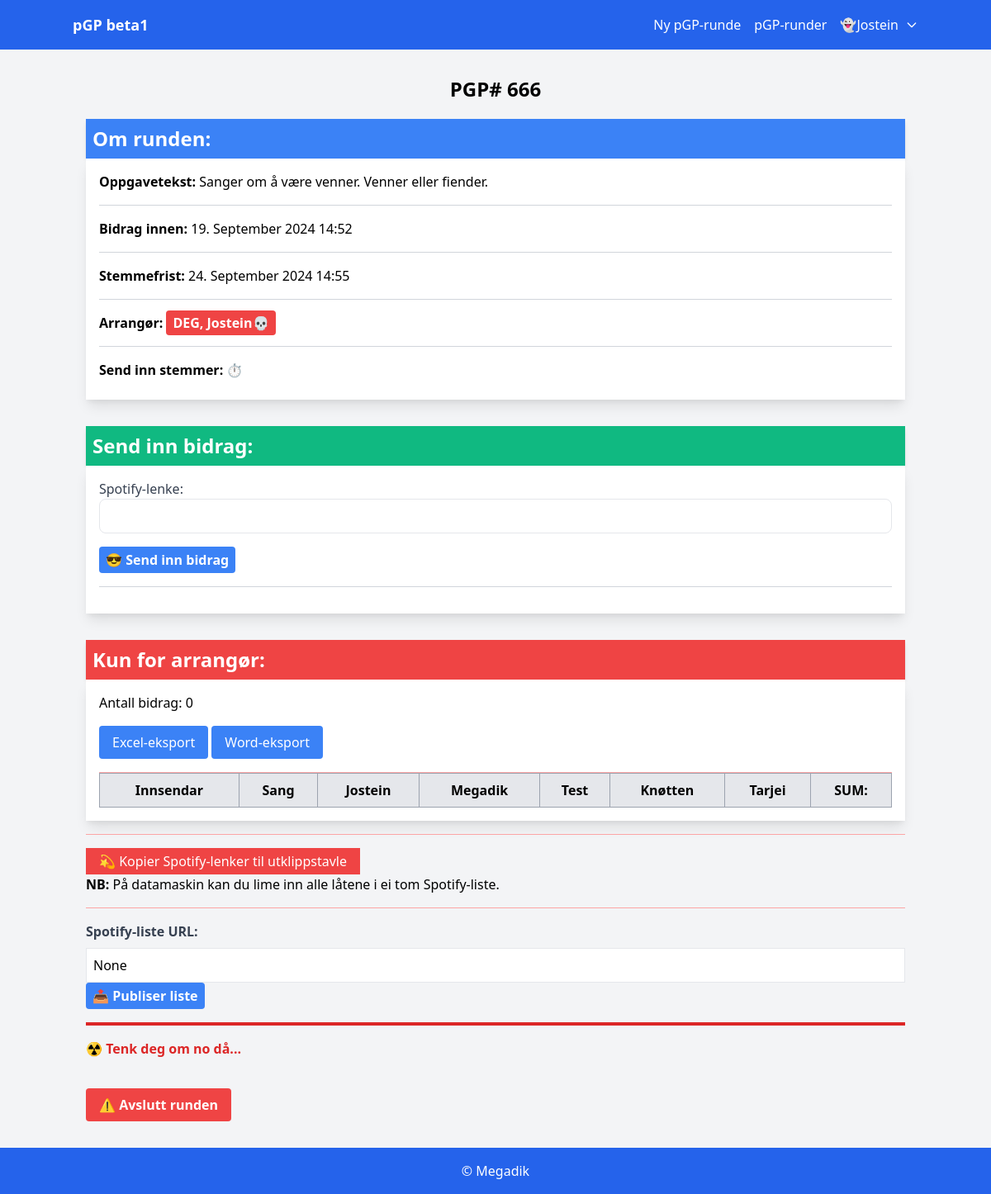
/round/4/ (signed in), run on the app's committed database.
### app/models.py (models this page shows, shortened)
class Round(models.Model):
    name = models.CharField(max_length=100)
    description = models.TextField()
    start_date = models.DateTimeField()
    end_date = models.DateTimeField()
    playlist_released = models.BooleanField(default=False)
    organizer = models.ForeignKey(User, on_delete=models.CASCADE)
    playlist_url = models.URLField(blank=True, null=True)
    release_time = models.DateTimeField(null=True, blank=True)
    round_finished = models.BooleanField(default=False)

class Player(models.Model):
    user = models.OneToOneField(User, on_delete=models.CASCADE)
    nickname = models.CharField(max_length=100)

### app/views.py (the view)
# urls.py: path('round/<int:pk>/', views.round_detail, name='round_detail'),
@login_required
def round_detail(request, pk):
    round_instance = get_object_or_404(Round, pk=pk)
    player = Player.objects.get(user=request.user)
    player_song = Song.objects.filter(round=round_instance, player=player).first()
    has_voted = Vote.objects.filter(player=player, song__round=round_instance).exists()
    now = timezone.now()
    form = SongSubmissionForm(instance=player_song)
    track_id = get_track_id(player_song)
    is_organizer = round_instance.organizer == request.user
    organizer_data = get_organizer_data(round_instance) if is_organizer else {}
    release_time = round_instance.release_time if round_instance.playlist_released else None
    countdown = calculate_countdown(now, release_time) if release_time else None
    all_submitted_songs = Song.objects.filter(round=round_instance).annotate(
        aggregated_score=models.Sum('vote__score')  # Use a different name
    ).order_by('-aggregated_score')  # Sort by the new field name
    if is_organizer and request.method == "POST" and 'finish_round' in request.POST:
        round_instance.round_finished = True
        round_instance.save()
        return redirect('round_detail', pk=round_instance.pk)
    context = {
        'round': round_instance,
        'round_finished': round_instance.round_finished,
        'form': form,
        'player_song': player_song,
        'track_id': track_id,
        'is_organizer': is_organizer,
        'now': now,
        'has_voted': has_voted,
        'release_time': release_time,
        'countdown': countdown,
        'all_submitted_songs': all_submitted_songs,
        'num_submitted_songs': all_submitted_songs.count(),
        'players': Player.objects.all(),  # Get all players for the context
        'votes_dict': {
            song.id: {
                vote.player.id: vote.score for vote in song.vote_set.all()
            }
            for song in all_submitted_songs
        },
        'organizer_data': organizer_data,  # Include organizer data if the user is the organizer
    }
    return render(request, 'app/round_detail.html', context)

### app/forms.py
class SongSubmissionForm(forms.ModelForm):
    class Meta:
        model = Song
        fields = ['spotify_url']
        widgets = {
            'spotify_url': forms.URLInput(attrs={'class': 'form-input', 'placeholder': 'Spotify URL'}),
        }

### app/views.py (called while the page is built)
def get_track_id(player_song):
    if player_song and player_song.spotify_url:
        parsed_url = urlparse(player_song.spotify_url)
        path_parts = parsed_url.path.split('/')
        if len(path_parts) > 2 and path_parts[1] == 'track':
            return path_parts[2]
    return None

def get_organizer_data(round_instance):
    pass

### app/templates/app/round_detail.html (shortened to what this page needs)
{% extends 'base.html' %}
{% load custom_filters %}
{% block content %}
<div class="container mx-auto my-8 px-4">
    <h1 class="text-2xl uppercase mb-5 font-bold text-center">{{ round.name }}</h1>
    <h2 class="text-2xl font-bold bg-blue-500 text-white p-2 shadow-md">Om runden:</h2>
    <div class="p-4 shadow-lg mb-8 bg-white">
        <p class="mb-2"><strong>Oppgavetekst:</strong> {{ round.description }}</p>
        <hr class="my-4 border-gray-300">
        <p class="mb-2"><strong>Bidrag innen:</strong> {{ round.start_date|date:"d. F Y H:i" }}</p>
        <hr class="my-4 border-gray-300">
        <p class="mb-2"><strong>Stemmefrist:</strong> {{ round.end_date|date:"d. F Y H:i" }}</p>
        <hr class="my-4 border-gray-300">
        <p class="mb-2"><strong>Arrangør:</strong>
            {% if user == round.organizer %}
                <span class="bg-red-500 text-white font-bold py-1 px-2 rounded">DEG, {{ round.organizer.username }}💀</span>
            {% else %}
                {{ round.organizer.username }}
            {% endif %}
        </p>
        <hr class="my-4 border-gray-300">
        <p class="mb-2">
            <strong>Send inn stemmer:</strong>
            {% if round.playlist_released %}
                {% if round.end_date > now %}
                    {% if countdown %}
                        ⌛️ Stemmeskjema blir lagt ut om {{ countdown }}
                    {% else %}
                        {% if has_voted %}
                            Du har allerede stemt.
                        {% else %}
                            <a href="{% url 'vote_form' round.pk %}" class="text-blue-500 underline" target="_blank">Skjema</a>
                        {% endif %}
                    {% endif %}
                {% else %}
                    📅 Stemmefristen er passert. Sorry, Tormod (evt andre)
                {% endif %}
            {% else %}
                ⏱
            {% endif %}
        </p>
    </div>
    {% if round.playlist_released %}
    <h2 class="text-2xl font-bold bg-purple-500 text-white p-2 shadow-md">pGP-liste:</h2>
    <div class="p-4 shadow-lg mb-8 bg-white">
        <iframe src="https://open.spotify.com/embed?uri={{ round.playlist_url }}"
                width="100%" height="380" frameborder="0" allowtransparency="true" allow="encrypted-media">
        </iframe>
    </div>
    {% if player_song %}
    <h2 class="text-2xl font-bold  bg-green-500 text-white p-2 shadow-md">Ditt bidrag</h3>
    <div class="p-4 shadow-lg  mb-8 bg-white">
        <p class="text-gray-700 ">
            <strong>{{ player_song.artist }} - {{ player_song.title }}</strong>
        </p>
        <div class="mt-4">
            {% if track_id %}
            <div class="p-4  mb-8 bg-white">
                    <iframe src="https://open.spotify.com/embed/track/{{ track_id }}"
                            width="100%" height="380" frameborder="0" allowtransparency="true" allow="encrypted-media">
                    </iframe>
                </div>
            {% else %}
                <p class="text-gray-500">Ingen sporlenke tilgjengelig.</p>
            {% endif %}
        </div>
    </div>
    {% else %}
        <p>Du har ikke sendt inn noe bidrag ennå.</p>
    {% endif %}
{% else %}
<h2 class="text-2xl font-bold bg-green-500 text-white p-2 shadow-md">
        {% if player_song %}Endre bidrag:{% else %}Send inn bidrag:{% endif %}
    </h2>
    <div class="p-4 mb-8 bg-white shadow-lg">
        <form method="post" action="{% url 'submit_song' pk=round.pk %}" onsubmit="return confirmSubmission();">
            <div class="mb-4">
                <label for="{{ form.spotify_url.id_for_label }}" class="block text-gray-700">Spotify-lenke:</label>
                <input type="text" name="spotify_url" id="{{ form.spotify_url.id_for_label }}"
                       value="{% if player_song %}{{ form.spotify_url.value }}{% else %}""{% endif %}"
                       class="w-full p-2 text-base border rounded-lg" />
            </div>
            <button type="submit" class="bg-blue-500 hover:bg-blue-700 text-white font-bold py-1 px-2 rounded">
                {% if player_song %}🤠 Endre bidrag{% else %}😎 Send inn bidrag{% endif %}
            </button>
        </form>
        <hr class="my-4 border-gray-300">
    </div>
{% endif %}
{% if is_organizer %}
<h2 class="text-2xl font-bold bg-red-500 text-white mt-8 p-2 shadow-md">
    Kun for arrangør:
</h2>
<div class="p-4 text-black bg-white shadow-lg">
    <p class="mb-4">Antall bidrag: {{ num_submitted_songs }}</p>
    <button id="exportButton" class="mb-4 px-4 py-2 bg-blue-500 text-white rounded hover:bg-blue-700">
        Excel-eksport
    </button>
    <button id="exportButton" class="mb-4 px-4 py-2 bg-blue-500 text-white rounded hover:bg-blue-700">
        <a href="{% url 'export_to_word' round_id=round.id %}" class="text-white">Word-eksport</a>
    </button>
    <hr class="border-red-300">
    <div style="overflow-y: auto; overflow-x: auto;">
        <table class="table-auto w-full border-collapse border border-gray-400">
            <thead>
                <tr class="bg-gray-200">
                    <th class="border border-gray-400 p-2">Innsendar</th>
                    <th class="border border-gray-400 p-2">Sang</th>
                    {% for player in players %}
                        <th class="border border-gray-400 p-2">{{ player.nickname }}</th>
                    {% endfor %}
                    <th class="border border-gray-400 p-2">SUM:</th>
                </tr>
            </thead>
        </table>
    </div>
</div>
        <hr class="my-4 border-red-300">
        <button id="copy-urls-button" class="bg-red-500 text-white px-4 py-1 hover:bg-blue-700">
            💫 Kopier Spotify-lenker til utklippstavle
        </button>
        <p>
            <strong>NB:</strong> På datamaskin kan du lime inn alle låtene i ei tom Spotify-liste.
        </p>
        <hr class="my-4 border-red-300">
        <form method="post" action="{% url 'update_playlist_url' pk=round.pk %}">
            <label for="playlist_url" class="block text-gray-700 font-bold mb-2">Spotify-liste URL:</label>
            <input type="text" name="playlist_url" id="playlist_url"
                   value="{{ round.playlist_url }}"
                   class="w-full p-2 text-base border"
                   placeholder="Skriv inn Spotify-liste URL" />
            <button type="submit" class="bg-blue-500 hover:bg-blue-700 text-white font-bold py-1 px-2 rounded">
                {% if round.playlist_released %}🔄 Oppdater liste{% else %}📤 Publiser liste{% endif %}
            </button>
        </form>
        {% if not round_finished %}
        <div class="border-t-4 border-red-600 my-4"></div>
<p class="text-red-600 font-bold mb-5">☢️ Tenk deg om no då...</p>
    <form method="post" action="" onsubmit="return confirm('Er pGP-runden ferdig? Alle vil sjå resultata om du fortsetter...');">
        <button type="submit" name="finish_round" class="bg-red-500 hover:bg-red-700 text-white font-bold py-2 px-4 rounded mt-4">
            ⚠️ Avslutt runden
        </button>
    </form>
{% else %}
<div class="mt-10 text-center text-2xl font-bold">
    Runden er avlutta
</div>
{% endif %}
    </div>
{% endif %}
</div>
{% endblock %}

### app/templates/base.html (shortened to what this page needs)
<!DOCTYPE html>
<html lang="en">
  <head>
    <link
      href="https://cdn.jsdelivr.net/npm/tailwindcss@2.2.19/dist/tailwind.min.css"
      rel="stylesheet"
    />
    <link
      rel="stylesheet"
      href="https://cdnjs.cloudflare.com/ajax/libs/font-awesome/6.0.0-beta3/css/all.min.css"
    />
  </head>
  <body class="bg-gray-100">
    <nav class="bg-blue-600 p-4 text-white">
      <div class="container mx-auto flex items-center justify-between">
        <a href="/" class="font-bold text-lg">pGP beta1</a>
        <ul class="flex items-center space-x-4">
          <li>
            <a href="{% url 'create_round' %}" class="hover:underline"
              >Ny pGP-runde</a
            >
          </li>
          <li>
            <a href="{% url 'round_list' %}" class="hover:underline"
              >pGP-runder</a
            >
          </li>
          {% if user.is_authenticated %}
          <li class="relative">
            <button
              id="user-menu"
              class="flex items-center space-x-2 focus:outline-none"
            >
              <span>👻{{ user.username }}</span>
              <svg
                class="w-4 h-4 ml-1"
                fill="none"
                stroke="currentColor"
                viewBox="0 0 24 24"
                xmlns="http://www.w3.org/2000/svg"
              >
                <path
                  stroke-linecap="round"
                  stroke-linejoin="round"
                  stroke-width="2"
                  d="M19 9l-7 7-7-7"
                ></path>
              </svg>
            </button>
          </li>
          {% else %}
          <li>
            <a href="{% url 'login' %}" class="hover:underline">Logg inn</a>
          </li>
          {% endif %}
        </ul>
      </div>
    </nav>
    <div class="container mx-auto my-8">
       {% block content %} {% endblock %}
    <footer class="text-center py-4 bg-blue-600 text-white">
      &copy; Megadik
    </footer>
  </body>
</html>

### data on the page
Round: name "PGP# 666", description "Sanger om å være venner. Venner eller fiender.", start_date "19. September 2024 14:52", end_date "24. September 2024 14:55", organizer.username "Jostein", playlist_url "None"
Player: nickname "Jostein"
Player: nickname "Megadik"
Player: nickname "Test"
Player: nickname "Knøtten"
Player: nickname "Tarjei"

### other printed values
{{ user.username }} "Jostein"
{{ num_submitted_songs }} "0"
